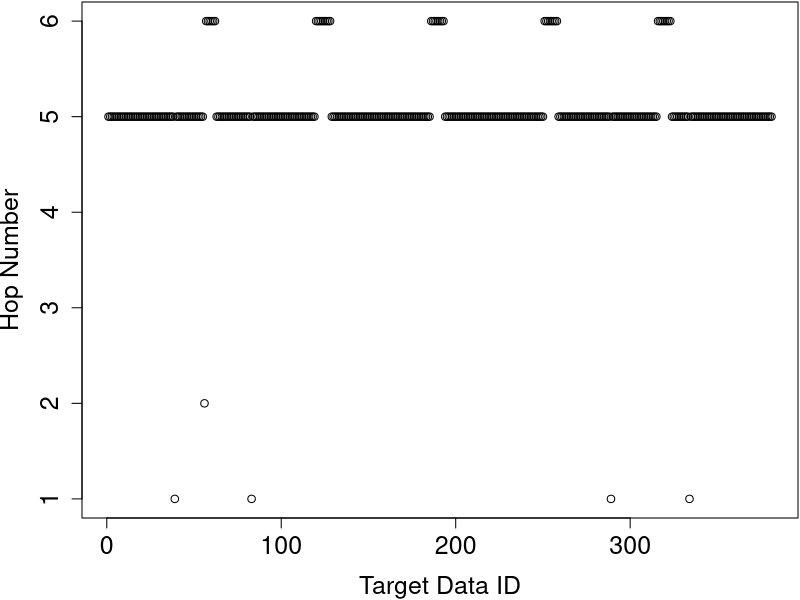
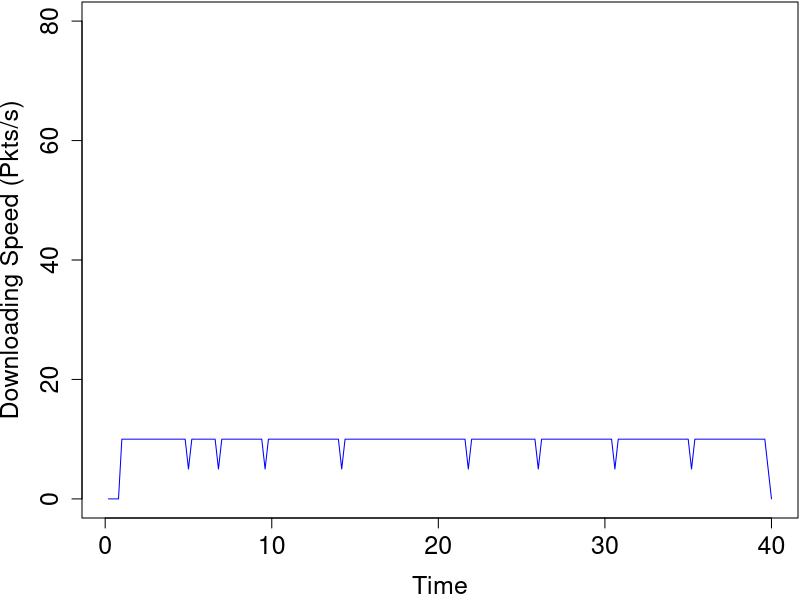

Recreate these plots in R, in order.
# Read Raw Data
rawData <- readLines("full.txt")
options(scipen=999)

# Extract Data Data
dataPattern <- "^\\+([.0-9]*).* < DATA for ([0-9]*)$"
dataData <- regmatches(rawData, gregexpr(dataPattern, rawData))
dataData <- dataData[grep(dataPattern, dataData)]
for (i in 1:length(dataData)) {
  dataData[i] <- sub(dataPattern, "\\1 \\2", dataData[i])
}

# Extract Interest Data
interestPattern <- "^\\+([.0-9]*).*Interest for ([0-9]*).*$"
interestData <- regmatches(rawData, gregexpr(interestPattern, rawData))
interestData <- interestData[grep(interestPattern, interestData)]
for (i in 1:length(interestData)) {
  interestData[i] <- sub(interestPattern, "\\1 \\2", interestData[i])
}

# Extract Hop Data
hopcountPattern <- "^\\+([.0-9]*).*Hop count: ([0-9]*)$"
hopData <- regmatches(rawData, gregexpr(hopcountPattern, rawData))
hopData <- hopData[grep(hopcountPattern, hopData)]
for (i in 1:length(hopData)) {
  hopData[i] <- sub(hopcountPattern, "\\1 \\2", hopData[i])
}

# Calculate RTT
df <- data.frame(index = numeric(length(dataData)),
                 sending = numeric(length(dataData)),
                 recieving = numeric(length(dataData)),
                 rtt = numeric(length(dataData)),
                 hopcount = numeric(length(dataData)),
                 stringsAsFactors = FALSE)

for (i in 1:length(dataData)) {
  item <- strsplit(as.character(dataData[i]), " ")
  index <- as.numeric(item[[1]][2])
  df$index[i] <- index
  recieveTime <- as.numeric(item[[1]][1])
  for (j in length(interestData):1) {
    item2 <- strsplit(as.character(interestData[j]), " ")
    index2 <- as.numeric(item2[[1]][2])
    sendTime <- as.numeric(item2[[1]][1])
    if (index2 - index == 0) {
      df$sending[i] <- sendTime
      df$recieving[i] <- recieveTime
      df$rtt[i] <- (recieveTime*1000000000 - sendTime*1000000000)# - 214296000
      break
    }
  }
  item3 <- strsplit(as.character(hopData[i]), " ")
  df$hopcount[i] <- as.numeric(item3[[1]][2])
}

# show plot
# plot(df$rtt[1:350], xlab="Data ID", ylab="Round-Trip Time")
pdf("full-hop-count.pdf",width=7,height=4) 
par(mar=c(4,4,0,0)+0.1)
plot(df$hopcount[1:nrow(df)], 
     xlab="Target Data ID", ylab="Hop Number", 
     ylim = c(1, 6),
     pch = 1, cex.lab=1.5, cex.axis=1.5, cex.main=1.5, cex.sub=1.5)
dev.off()
rttsum <- summary(df$rtt[1:100])

# packets received per sencod
scale <- 0.2
table_row <- 40/scale
df2 <- data.frame(second = numeric(table_row),
                  packetNum = numeric(table_row),
                  stringsAsFactors = FALSE)
for (i in 1:table_row) {
  df2$second[i] <- i*scale
  counter <- 0
  for (j in 1:nrow(df)) {
    recieveTime <- df$recieving[j]
    if (recieveTime <= i*scale && recieveTime > (i - 1)*scale ) {
      counter <- counter + 1
    }
  }
  df2$packetNum[i] <- counter
}
pdf("full-downloading.pdf",width=7,height=4)
par(mar=c(4,4,0,0)+0.1)
plot(df2$second[1:table_row], df2$packetNum[1:table_row]*(1/scale), 
     xlab="Time", ylab="Downloading Speed (Pkts/s)",
     ylim = c(0, 80),
     type="l", col="blue", cex.lab=1.5, cex.axis=1.5, cex.main=1.5, cex.sub=1.5)
dev.off()
